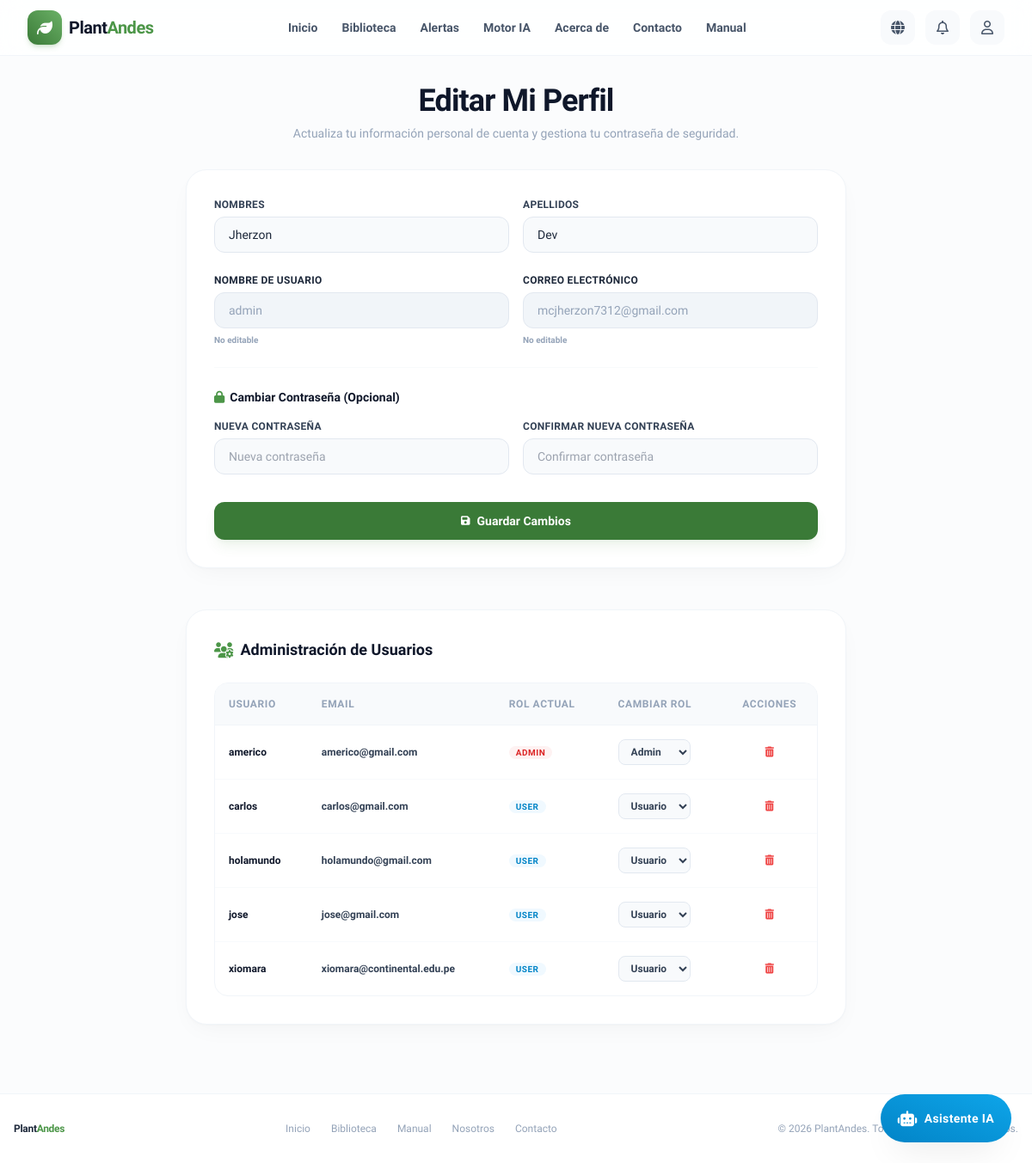
/edit_profile (signed in), run on an earlier commit of the app's database.
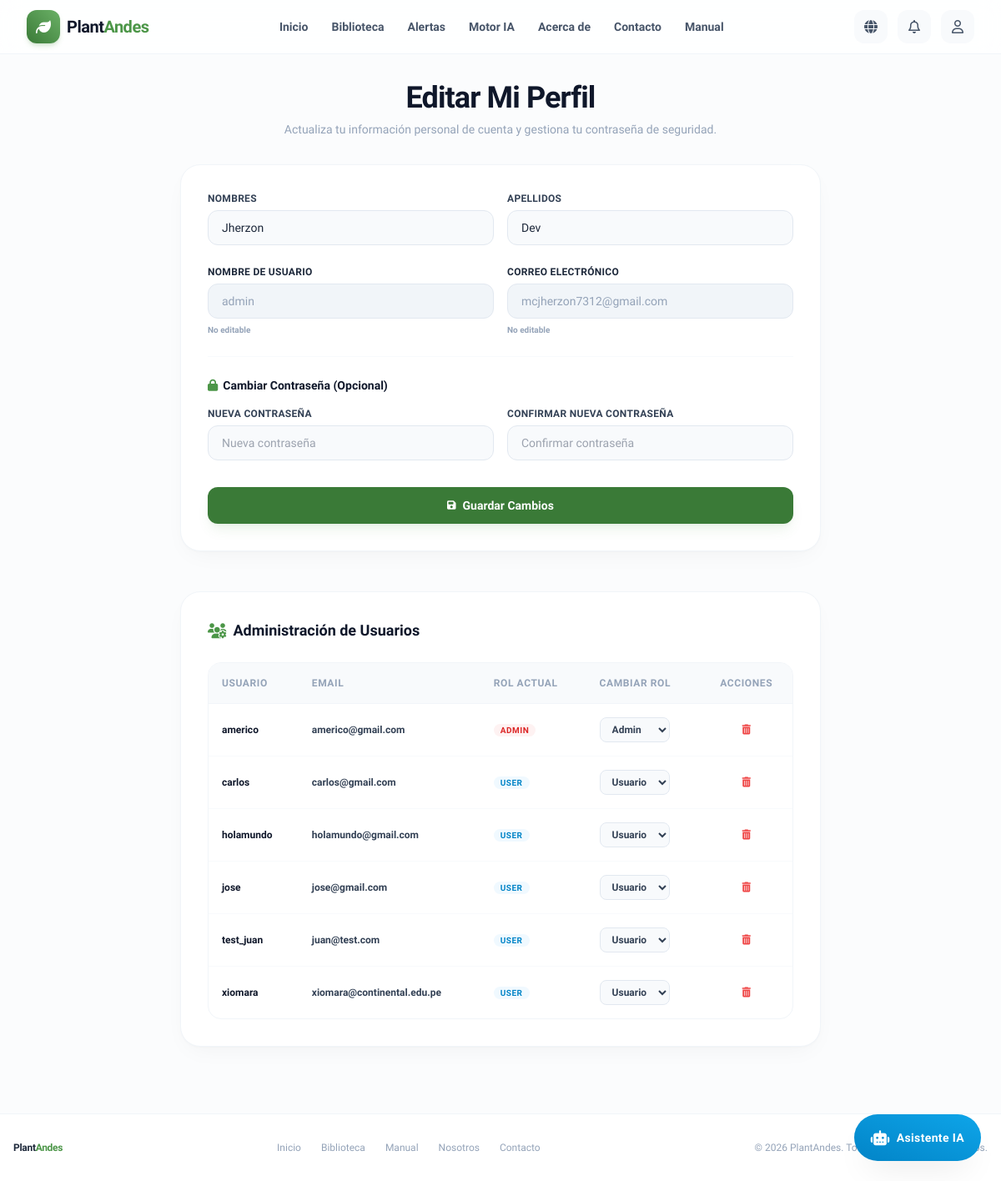
And on a later commit of the database.
### models.py (models this page shows, shortened)
class User(UserMixin, db.Model):
    id = db.Column(db.Integer, primary_key=True)
    username = db.Column(db.String(80), unique=True, nullable=False)
    first_name = db.Column(db.String(100), nullable=False)
    last_name = db.Column(db.String(100), nullable=False)
    email = db.Column(db.String(120), unique=True, nullable=False)
    password_hash = db.Column(db.String(256))
    created_at = db.Column(db.DateTime, default=db.func.current_timestamp())
    address = db.Column(db.String(255), nullable=True)
    zone_id = db.Column(db.Integer, db.ForeignKey('zone.id'), nullable=False)
    zone = db.relationship('Zone', backref=db.backref('users', lazy=True))
    diagnoses = db.relationship('Diagnosis', backref='user', lazy='dynamic')
    role = db.Column(db.String(20), nullable=False, default='user') # Roles: 'user', 'admin'

### app.py (the view, shortened to what this page needs)
@app.route('/edit_profile', methods=['GET', 'POST'])
@login_required
def edit_profile():
    users = None
    if current_user.role == 'admin':
        users = User.query.filter(User.id != current_user.id).order_by(User.username).all()
    return render_template('edit_profile.html', users=users)

### app.py (called while the page is built)
def get_locale():
    if 'language' in session and session['language'] in app.config['LANGUAGES']:
        return session['language']
    return request.accept_languages.best_match(app.config['LANGUAGES'].keys())

@event.listens_for(Engine, "connect")
def set_sqlite_pragma(dbapi_connection, connection_record):
    cursor = dbapi_connection.cursor()
    cursor.execute("PRAGMA foreign_keys=ON")
    cursor.close()

@app.context_processor
def inject_notifications():
    if current_user.is_authenticated:
        unread_notifications = Notification.query.filter_by(user_id=current_user.id, is_read=False).order_by(Notification.created_at.desc()).all()
        return dict(unread_notifications=unread_notifications)
    return dict(unread_notifications=[])

@login_manager.user_loader
def load_user(user_id):
    return User.query.get(int(user_id))

### templates/edit_profile.html (shortened to what the changed rows need)
{% extends 'base.html' %}
{% block content %}
<div class="max-w-3xl mx-auto flex flex-col gap-6 md:gap-8">
    <div class="text-center max-w-2xl mx-auto">
        <h1 class="text-2xl sm:text-4xl font-extrabold text-slate-900 tracking-tight">{{ _('Editar Mi Perfil') }}</h1>
    </div>
    {% if current_user.role == 'admin' %}
    <div class="bg-white rounded-3xl border border-slate-100 p-6 sm:p-8 shadow-premium mt-4 flex flex-col gap-6">
        <h2 class="text-lg font-extrabold text-slate-900 flex items-center gap-2"><i class="fas fa-users-cog text-brand-500"></i> {{ _('Administración de Usuarios') }}</h2>
        <div class="overflow-x-auto rounded-2xl border border-slate-100">
            <table class="w-full text-left border-collapse">
                <thead>
                    <tr class="bg-slate-50 border-b border-slate-100 text-slate-400 font-bold text-xs uppercase tracking-wider">
                        <th class="p-4">{{ _('Usuario') }}</th>
                        <th class="p-4">{{ _('Email') }}</th>
                        <th class="p-4">{{ _('Rol Actual') }}</th>
                        <th class="p-4">{{ _('Cambiar Rol') }}</th>
                        <th class="p-4 text-center">{{ _('Acciones') }}</th>
                    </tr>
                </thead>
                <tbody class="divide-y divide-slate-50 text-xs font-semibold text-slate-700">
                    {% for user in users %}
                    <tr class="hover:bg-slate-50/50 transition-colors">
                        <td class="p-4 font-bold text-slate-900">{{ user.username }}</td>
                        <td class="p-4">{{ user.email }}</td>
                        <td class="p-4">
                            <span class="px-2 py-0.5 rounded-full text-[10px] font-bold uppercase tracking-wider
                                {% if user.role == 'admin' %}
                                    bg-red-50 text-red-600
                                {% else %}
                                    bg-sky-50 text-sky-600
                                {% endif %}">
                                {{ user.role }}
                            </span>
                        </td>
                        <td class="p-4">
                            <form action="{{ url_for('update_user_role', user_id=user.id) }}" method="POST" class="inline-block">
                                <select name="role" onchange="this.form.submit()" class="px-2.5 py-1.5 bg-slate-50 border border-slate-200 rounded-lg focus:outline-none focus:bg-white text-xs font-semibold">
                                    <option value="user" {% if user.role == 'user' %}selected{% endif %}>{{ _('Usuario') }}</option>
                                    <option value="admin" {% if user.role == 'admin' %}selected{% endif %}>{{ _('Admin') }}</option>
                                </select>
                            </form>
                        </td>
                        <td class="p-4 text-center">
                            <form action="{{ url_for('delete_user', user_id=user.id) }}" method="POST" onsubmit="return confirm('¿Estás seguro de que quieres eliminar a este usuario? Esta acción no se puede deshacer.');" class="inline-block">
                                <button type="submit" class="text-red-500 hover:text-red-700 p-1.5 rounded-lg hover:bg-red-50 transition-colors">
                                    <i class="fas fa-trash-alt"></i>
                                </button>
                            </form>
                        </td>
                    </tr>
                    {% endfor %}
                </tbody>
            </table>
        </div>
    </div>
    {% endif %}
</div>
{% endblock %}

What changed in the data, as far as the page shows it:
added User: username "test_juan", email "juan@test.com", role "USER", role "Usuario"
